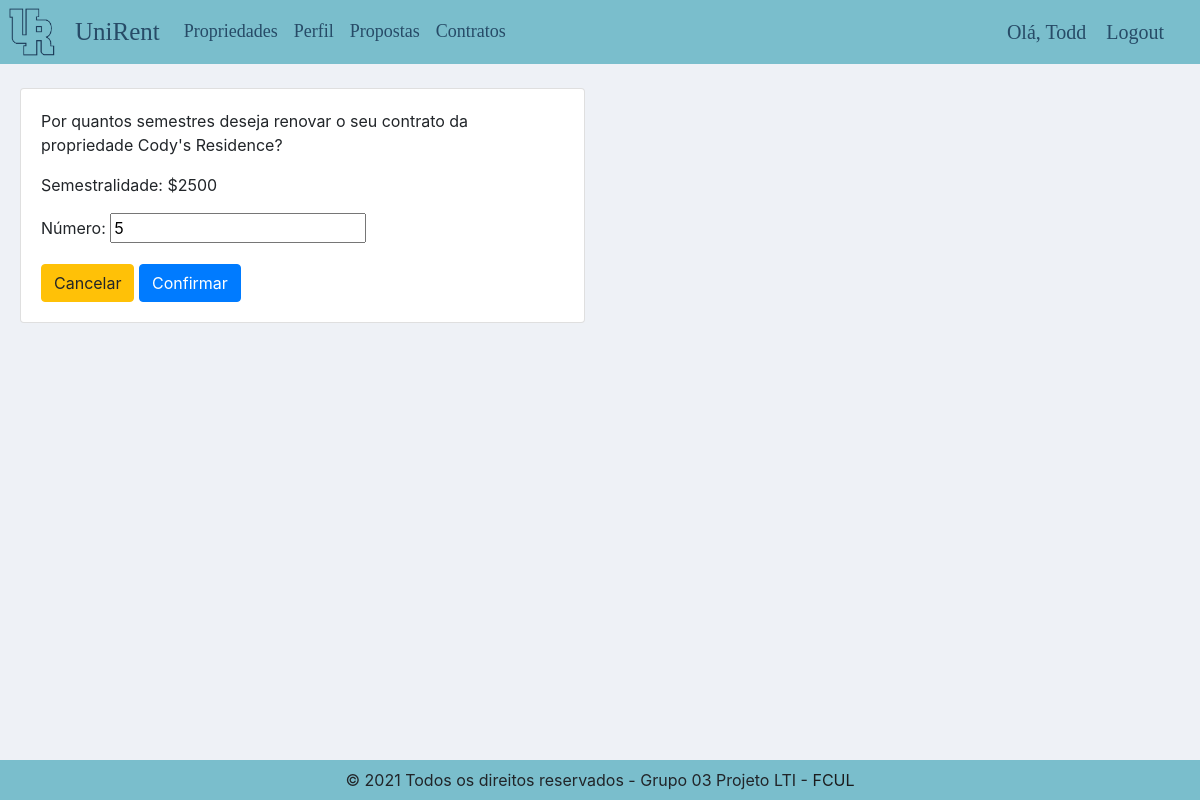
The page /renovarcontrato/18/ (signed in) on the database its author committed.
### accounts/models.py (models this page shows, shortened)
class Contrato(models.Model):
    PERIODO = (
        ('Mensal', 'Mensal'),
        ('Semestral', 'Semestral'),
        ('Anual', 'Anual'),
    )
    inquilino = models.ForeignKey(Inquilino, null=True, on_delete=models.CASCADE)
    senhorio = models.ForeignKey(Senhorio, null=True, on_delete=models.CASCADE)
    propriedade = models.ForeignKey(Propriedade, null=True, on_delete=models.CASCADE)
    data_created = models.DateTimeField(auto_now_add=True)
    duracao = models.DateTimeField(null=True)
    periodo = models.CharField(max_length=255, choices=PERIODO)
    quantidade = models.PositiveIntegerField(null=True)
    expirou = models.BooleanField(default=False)

class Propriedade(models.Model):
    orientacao_solar = (
        ('Norte', 'Norte'),
        ('Sul', 'Sul'),
        ('Este', 'Este'),
        ('Oeste', 'Oeste'),
    )
    faixa_etaria = (
        ('18-24', '18-24'),
        ('25-29', '25-29'),
        ('30+', '30+'),
        ('Qualquer','Qualquer')
    )
    genero = (
        ('Masculino','Masculino'),
        ('Feminino','Feminino'),
        ('Qualquer','Qualquer'),
    )
    senhorio = models.ForeignKey(Senhorio, null=True, on_delete=models.CASCADE, blank=True)
    disponivel = models.BooleanField(default=True)
    titulo = models.CharField(max_length=255, null=True, blank=True)
    data_created = models.DateTimeField(auto_now_add=True)
    preco = models.DecimalField(decimal_places=0, max_digits=65, null=True)
    preco_semestral = models.DecimalField(decimal_places=0, max_digits=65, null=True, blank=True)
    preco_anual = models.DecimalField(decimal_places=0, max_digits=65, null=True, blank=True)
    local = models.TextField(null=True, blank=True)
    numero_quartos = models.PositiveIntegerField(null=True, blank=True)
    numero_inquilinos = models.PositiveIntegerField(null=True, blank=True, default=0)
    area = models.CharField(max_length=255, null=True, blank=True)
    orientacao_solar = models.CharField(max_length=255, choices=orientacao_solar, null=True, blank=True)
    internet = models.BooleanField(null=True)
    pets = models.BooleanField(null=True)
    limpeza = models.BooleanField(null=True)
    fumador = models.BooleanField(null=True)
    faixa_etaria = models.CharField(max_length=255, choices=faixa_etaria, null=True, blank=True)
    genero = models.CharField(max_length=255, choices=genero, null=True, blank=True)
    profile_pic = models.ImageField(default='prop1.jpg',null=True, blank=True)
    Bio = models.TextField(null=True, blank=True)

### accounts/decorators.py (the view)
		def wrapper_func(request, *args, **kwargs):
			group = None
			if request.user.groups.exists():
				group = request.user.groups.all()[0].name
			if group in allowed_roles:
				return view_func(request, *args, **kwargs)
			else:
				return HttpResponse('You are not authorized to view this page')

### accounts/forms.py
class RenovarContratoForm(ModelForm):
    class Meta:
        model = Contrato
        fields = ('quantidade',)
        exclude = ['propriedade','senhorio','inquilino','periodo','duracao','expirou']
        labels = {
        "quantidade": "Número"
        }

### accounts/views.py (called while the page is built, shortened)
@login_required(login_url='login')
@allowed_users(['inquilino'])
def renovar_contrato(request, pk):
    contrato = Contrato.objects.get(id=pk)
    form = RenovarContratoForm(instance=contrato)
    context = {'form':form , 'item':contrato}
    return render(request, 'accounts/renovarcontrato.html', context)

def checkDirects(request):
	directs_count = 0
	if request.user.is_authenticated:
		directs_count = Message.objects.filter(user=request.user, is_read=False).count()
	return {'directs_count':directs_count}

### accounts/templates/accounts/renovarcontrato.html (shortened to what this page needs)
{% extends 'accounts/main.html' %}
{% load static %}
{% block content%}
<br>
<div class="row">
	<div class="col-md-6">
		<div class="card card-body" style="margin-left: 20px;">
            {% if item.periodo == "Mensal" %}
                <p>Por quantos meses deseja renovar o seu contrato da propriedade {{item.propriedade.titulo}}?</p>
                <p>Mensalidade: ${{item.propriedade.preco}}</p>
            {% elif item.periodo == "Semestral" %}
                <p>Por quantos semestres deseja renovar o seu contrato da propriedade {{item.propriedade.titulo}}?</p>
                <p>Semestralidade: ${{item.propriedade.preco_semestral}}</p>
            {% elif item.periodo == "Anual" %}
                <p>Por quantos anos deseja renovar o seu contrato da propriedade {{item.propriedade.titulo}}?</p>
                <p>Anualidade: ${{item.propriedade.preco_anual}}</p>
            {% endif %}
            <form method="POST" action="">
                {{form.as_p}}
                <a class="btn btn-warning" href="{% url 'contrato-inquilino' %}">Cancelar</a>
                <input class="btn btn-primary" type="submit" Name="Update Information" value="Confirmar">
            </form>
        </div>
    </div>
</div>
{%  endblock %}

### accounts/templates/accounts/navbar.html (shortened to what this page needs)
{% load static %}
<nav class="navbar navbar-expand-lg navbar-light" style="background-color: #7abecc;">
    <img id="logo" src="{% static 'images/unirentlogo.png' %}">
    <a class="navbar-brand" style="color: #193755da; font-family: 'Century Gothic'; font-size: 25px;" href="{% url 'home' %}">UniRent</a>
    <div class="collapse navbar-collapse" id="navbarNav" >
      <ul class="navbar-nav">
        {% if request.user.is_staff %}
        <li class="nav-item">
          <a class="nav-link" href="{% url 'home' %}" style="color: #193755da; font-family: 'Century Gothic'; font-size: 18px;">DASHBOARD</a>
        </li>
        {% else %}
        <li class="nav-item">
          <a class="nav-link" href="{% url 'propriedades' %}" style="color: #193755da; font-family: 'Century Gothic'; font-size: 18px;">Propriedades</a>
        </li>
        <li class="nav-item">
          <a class="nav-link" href="{% url 'user-page' %}" style="color: #193755da; font-family: 'Century Gothic'; font-size: 18px;">Perfil</a>
        </li>
          {% for group in user.groups.all %}
            {% if group.name == 'inquilino' %}
              <li class="nav-item">
                <a class="nav-link" href="{% url 'oferta-inquilino' %}" style="color: #193755da; font-family: 'Century Gothic'; font-size: 18px;">Propostas</a>
              </li>
              <li class="nav-item">
                <a class="nav-link" href="{% url 'contrato-inquilino' %}" style="color: #193755da; font-family: 'Century Gothic'; font-size: 18px;">Contratos</a>
              </li>
            {% endif %}
          {% endfor %}
        {% endif %}
      </ul>
    </div>
    <span class="hello-msg">Olá, {{request.user}}</span>
    <span ><a  class="hello-msg" href="{% url 'logout' %}">Logout</a></span>
  </nav>

### static/css/main.css (style rules this page uses)
body { background-color: #ebeff5d8; }

### static/css/style.css (style rules this page uses)
* { box-sizing:border-box }

### accounts/templates/accounts/navbar.html (style rules this page uses)
.hello-msg { font-size: 20px; color: #193755da; margin-right: 20px; font-family: 'Century Gothic'; }
#logo { width: 46px; margin-left: -7px; margin-right: 20px; }

### rows shown on the page
Contrato: propriedade.titulo "Cody's Residence", propriedade.preco_semestral "2500"

### other values the page prints
{{ request.user }} "Todd"
